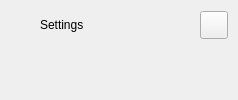
        <widget class="QFrame" name="extraLeftBox">
         <property name="minimumSize">
          <size>
           <width>0</width>
           <height>0</height>
          </size>
         </property>
         <property name="maximumSize">
          <size>
           <width>0</width>
           <height>16777215</height>
          </size>
         </property>
         <property name="frameShape">
          <enum>QFrame::NoFrame</enum>
         </property>
         <property name="frameShadow">
          <enum>QFrame::Raised</enum>
         </property>
         <layout class="QVBoxLayout" name="extraColumLayout">
          <property name="spacing">
           <number>0</number>
          </property>
          <property name="leftMargin">
           <number>0</number>
          </property>
          <property name="topMargin">
           <number>0</number>
          </property>
          <property name="rightMargin">
           <number>0</number>
          </property>
          <property name="bottomMargin">
           <number>0</number>
          </property>
          <item>
           <widget class="QFrame" name="extraTopBg">
            <property name="minimumSize">
             <size>
              <width>0</width>
              <height>50</height>
             </size>
            </property>
            <property name="maximumSize">
             <size>
              <width>16777215</width>
              <height>50</height>
             </size>
            </property>
            <property name="frameShape">
             <enum>QFrame::NoFrame</enum>
            </property>
            <property name="frameShadow">
             <enum>QFrame::Raised</enum>
            </property>
            <layout class="QVBoxLayout" name="verticalLayout_5">
             <property name="spacing">
              <number>0</number>
             </property>
             <property name="leftMargin">
              <number>0</number>
             </property>
             <property name="topMargin">
              <number>0</number>
             </property>
             <property name="rightMargin">
              <number>0</number>
             </property>
             <property name="bottomMargin">
              <number>0</number>
             </property>
             <item>
              <layout class="QGridLayout" name="extraTopLayout">
               <property name="leftMargin">
                <number>10</number>
               </property>
               <property name="rightMargin">
                <number>10</number>
               </property>
               <property name="horizontalSpacing">
                <number>10</number>
               </property>
               <property name="verticalSpacing">
                <number>0</number>
               </property>
               <item row="0" column="0">
                <widget class="QFrame" name="extraIcon">
                 <property name="minimumSize">
                  <size>
                   <width>20</width>
                   <height>0</height>
                  </size>
                 </property>
                 <property name="maximumSize">
                  <size>
                   <width>20</width>
                   <height>20</height>
                  </size>
                 </property>
                 <property name="frameShape">
                  <enum>QFrame::NoFrame</enum>
                 </property>
                 <property name="frameShadow">
                  <enum>QFrame::Raised</enum>
                 </property>
                </widget>
               </item>
               <item row="0" column="1">
                <widget class="QLabel" name="extraLabel">
                 <property name="minimumSize">
                  <size>
                   <width>150</width>
                   <height>0</height>
                  </size>
                 </property>
                 <property name="text">
                  <string>Settings</string>
                 </property>
                </widget>
               </item>
               <item row="0" column="2">
                <widget class="QPushButton" name="extraCloseColumnBtn">
                 <property name="minimumSize">
                  <size>
                   <width>28</width>
                   <height>28</height>
                  </size>
                 </property>
                 <property name="maximumSize">
                  <size>
                   <width>28</width>
                   <height>28</height>
                  </size>
                 </property>
                 <property name="cursor">
                  <cursorShape>PointingHandCursor</cursorShape>
                 </property>
                 <property name="toolTip">
                  <string>Close left box</string>
                 </property>
                 <property name="text">
                  <string/>
                 </property>
                 <property name="icon">
                  <iconset resource="resources.qrc">
                   <normaloff>:/icons/images/icons/icon_close.png</normaloff>:/icons/images/icons/icon_close.png</iconset>
                 </property>
                 <property name="iconSize">
                  <size>
                   <width>20</width>
                   <height>20</height>
                  </size>
                 </property>
                </widget>
               </item>
              </layout>
             </item>
            </layout>
           </widget>
          </item>
          <item>
           <widget class="QFrame" name="extraContent">
            <property name="frameShape">
             <enum>QFrame::NoFrame</enum>
            </property>
            <property name="frameShadow">
             <enum>QFrame::Raised</enum>
            </property>
            <layout class="QVBoxLayout" name="verticalLayout_12">
             <property name="spacing">
              <number>0</number>
             </property>
             <property name="leftMargin">
              <number>0</number>
             </property>
             <property name="topMargin">
              <number>0</number>
             </property>
             <property name="rightMargin">
              <number>0</number>
             </property>
             <property name="bottomMargin">
              <number>0</number>
             </property>
             <item alignment="Qt::AlignTop">
              <widget class="QFrame" name="extraTopMenu">
               <property name="frameShape">
                <enum>QFrame::NoFrame</enum>
               </property>
               <property name="frameShadow">
                <enum>QFrame::Raised</enum>
               </property>
               <layout class="QVBoxLayout" name="verticalLayout_11">
                <property name="spacing">
                 <number>0</number>
                </property>
                <property name="leftMargin">
                 <number>0</number>
                </property>
                <property name="topMargin">
                 <number>0</number>
                </property>
                <property name="rightMargin">
                 <number>0</number>
                </property>
                <property name="bottomMargin">
                 <number>0</number>
                </property>
               </layout>
              </widget>
             </item>
             <item>
              <widget class="QFrame" name="extraCenter">
               <property name="frameShape">
                <enum>QFrame::NoFrame</enum>
               </property>
               <property name="frameShadow">
                <enum>QFrame::Raised</enum>
               </property>
               <layout class="QVBoxLayout" name="verticalLayout_10"/>
              </widget>
             </item>
             <item>
              <widget class="QFrame" name="extraBottom">
               <property name="frameShape">
                <enum>QFrame::NoFrame</enum>
               </property>
               <property name="frameShadow">
                <enum>QFrame::Raised</enum>
               </property>
              </widget>
             </item>
            </layout>
           </widget>
          </item>
         </layout>
        </widget>
